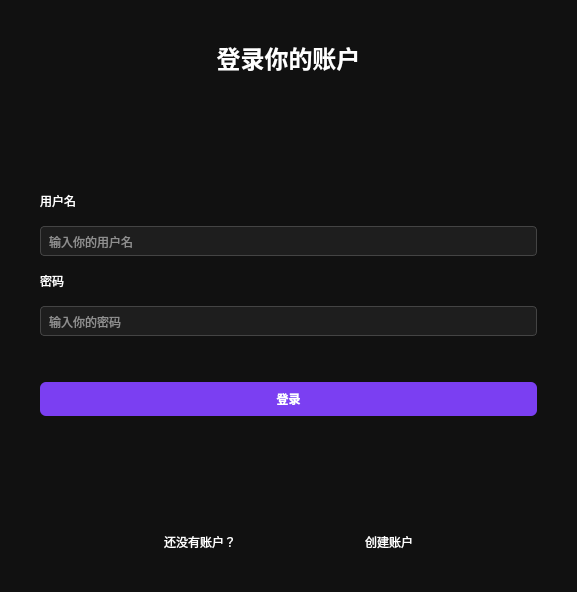
<?xml version="1.0" encoding="UTF-8"?>
<ui version="4.0">
 <class>LoginWindow</class>
 <widget class="QWidget" name="LoginWindow">
  <property name="geometry">
   <rect>
    <x>0</x>
    <y>0</y>
    <width>577</width>
    <height>592</height>
   </rect>
  </property>
  <property name="minimumSize">
   <size>
    <width>400</width>
    <height>360</height>
   </size>
  </property>
  <property name="windowTitle">
   <string>登录</string>
  </property>
  <property name="styleSheet">
   <string notr="true">
		QWidget { background-color: #111111; color: white; }
		QLineEdit { background-color: #1e1e1e; border: 1px solid #444444; border-radius: 4px; padding: 6px; }
		QPushButton { background-color: #7b3ff2; color: white; border-radius: 6px; padding: 8px; font-weight: 600; }
		QPushButton:disabled { background-color: #555555; }
		QLabel.link { color: #a26bff; }
	  </string>
  </property>
  <layout class="QVBoxLayout" name="mainLayout">
   <property name="spacing">
    <number>16</number>
   </property>
   <property name="leftMargin">
    <number>40</number>
   </property>
   <property name="topMargin">
    <number>40</number>
   </property>
   <property name="rightMargin">
    <number>40</number>
   </property>
   <property name="bottomMargin">
    <number>40</number>
   </property>
   <item>
    <widget class="QLabel" name="titleLabel">
     <property name="font">
      <font>
       <pointsize>18</pointsize>
       <bold>true</bold>
      </font>
     </property>
     <property name="text">
      <string>登录你的账户</string>
     </property>
     <property name="alignment">
      <set>Qt::AlignmentFlag::AlignCenter</set>
     </property>
    </widget>
   </item>
   <item>
    <spacer name="verticalSpacerTitle">
     <property name="orientation">
      <enum>Qt::Orientation::Vertical</enum>
     </property>
     <property name="sizeHint" stdset="0">
      <size>
       <width>20</width>
       <height>10</height>
      </size>
     </property>
    </spacer>
   </item>
   <item>
    <widget class="QLabel" name="usernameLabel">
     <property name="text">
      <string>用户名</string>
     </property>
    </widget>
   </item>
   <item>
    <widget class="QLineEdit" name="usernameEdit">
     <property name="placeholderText">
      <string>输入你的用户名</string>
     </property>
    </widget>
   </item>
   <item>
    <widget class="QLabel" name="passwordLabel">
     <property name="text">
      <string>密码</string>
     </property>
    </widget>
   </item>
   <item>
    <widget class="QLineEdit" name="passwordEdit">
     <property name="echoMode">
      <enum>QLineEdit::EchoMode::Password</enum>
     </property>
     <property name="placeholderText">
      <string>输入你的密码</string>
     </property>
    </widget>
   </item>
   <item>
    <widget class="QLabel" name="messageLabel">
     <property name="text">
      <string/>
     </property>
    </widget>
   </item>
   <item>
    <widget class="QPushButton" name="loginButton">
     <property name="text">
      <string>登录</string>
     </property>
    </widget>
   </item>
   <item>
    <spacer name="verticalSpacerBottom">
     <property name="orientation">
      <enum>Qt::Orientation::Vertical</enum>
     </property>
     <property name="sizeHint" stdset="0">
      <size>
       <width>20</width>
       <height>40</height>
      </size>
     </property>
    </spacer>
   </item>
   <item>
    <layout class="QHBoxLayout" name="bottomLayout">
     <property name="spacing">
      <number>4</number>
     </property>
     <item>
      <spacer name="horizontalSpacerLeft">
       <property name="orientation">
        <enum>Qt::Orientation::Horizontal</enum>
       </property>
       <property name="sizeHint" stdset="0">
        <size>
         <width>40</width>
         <height>20</height>
        </size>
       </property>
      </spacer>
     </item>
     <item>
      <widget class="QLabel" name="tipLabel">
       <property name="text">
        <string>还没有账户？</string>
       </property>
      </widget>
     </item>
     <item>
      <spacer name="horizontalSpacerMiddle">
       <property name="orientation">
        <enum>Qt::Orientation::Horizontal</enum>
       </property>
       <property name="sizeHint" stdset="0">
        <size>
         <width>4</width>
         <height>20</height>
        </size>
       </property>
      </spacer>
     </item>
     <item>
      <widget class="QLabel" name="createAccount">
       <property name="cursor">
        <cursorShape>PointingHandCursor</cursorShape>
       </property>
       <property name="text">
        <string>创建账户</string>
       </property>
      </widget>
     </item>
     <item>
      <spacer name="horizontalSpacerRight">
       <property name="orientation">
        <enum>Qt::Orientation::Horizontal</enum>
       </property>
       <property name="sizeHint" stdset="0">
        <size>
         <width>40</width>
         <height>20</height>
        </size>
       </property>
      </spacer>
     </item>
    </layout>
   </item>
  </layout>
 </widget>
 <resources/>
 <connections/>
</ui>
